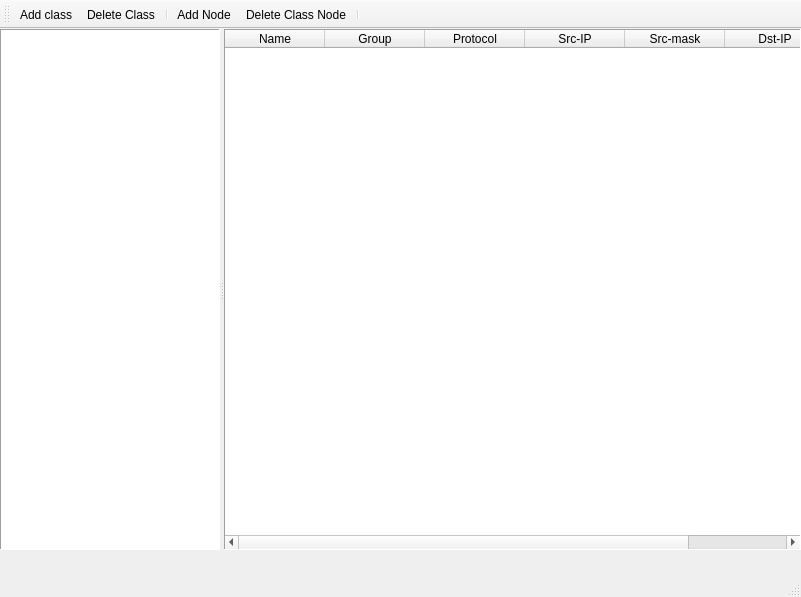
<ui version="4.0" >
 <class>MainWindow</class>
 <widget class="QMainWindow" name="MainWindow" >
  <property name="geometry" >
   <rect>
    <x>0</x>
    <y>0</y>
    <width>801</width>
    <height>597</height>
   </rect>
  </property>
  <property name="windowTitle" >
   <string>MainWindow</string>
  </property>
  <widget class="QWidget" name="centralwidget" >
   <widget class="QFrame" name="frame" >
    <property name="geometry" >
     <rect>
      <x>157</x>
      <y>1</y>
      <width>16</width>
      <height>519</height>
     </rect>
    </property>
    <property name="frameShape" >
     <enum>QFrame::StyledPanel</enum>
    </property>
    <property name="frameShadow" >
     <enum>QFrame::Raised</enum>
    </property>
   </widget>
   <widget class="QWidget" name="" >
    <property name="geometry" >
     <rect>
      <x>0</x>
      <y>0</y>
      <width>2</width>
      <height>2</height>
     </rect>
    </property>
    <layout class="QHBoxLayout" />
   </widget>
   <widget class="QSplitter" name="splitter" >
    <property name="geometry" >
     <rect>
      <x>0</x>
      <y>0</y>
      <width>801</width>
      <height>521</height>
     </rect>
    </property>
    <property name="orientation" >
     <enum>Qt::Horizontal</enum>
    </property>
    <widget class="QListWidget" name="listWidget" >
     <property name="maximumSize" >
      <size>
       <width>220</width>
       <height>16777215</height>
      </size>
     </property>
     <property name="baseSize" >
      <size>
       <width>0</width>
       <height>0</height>
      </size>
     </property>
     <property name="mouseTracking" >
      <bool>true</bool>
     </property>
     <property name="acceptDrops" >
      <bool>true</bool>
     </property>
     <property name="frameShape" >
      <enum>QFrame::Panel</enum>
     </property>
     <property name="frameShadow" >
      <enum>QFrame::Sunken</enum>
     </property>
    </widget>
    <widget class="QTableWidget" name="tableWidget" >
     <property name="frameShape" >
      <enum>QFrame::Panel</enum>
     </property>
     <property name="frameShadow" >
      <enum>QFrame::Sunken</enum>
     </property>
     <property name="lineWidth" >
      <number>1</number>
     </property>
     <property name="selectionMode" >
      <enum>QAbstractItemView::SingleSelection</enum>
     </property>
     <property name="selectionBehavior" >
      <enum>QAbstractItemView::SelectRows</enum>
     </property>
     <property name="verticalScrollMode" >
      <enum>QAbstractItemView::ScrollPerPixel</enum>
     </property>
     <property name="horizontalScrollMode" >
      <enum>QAbstractItemView::ScrollPerPixel</enum>
     </property>
     <column>
      <property name="text" >
       <string>Name</string>
      </property>
     </column>
     <column>
      <property name="text" >
       <string>Group</string>
      </property>
     </column>
     <column>
      <property name="text" >
       <string>Protocol</string>
      </property>
     </column>
     <column>
      <property name="text" >
       <string>Src-IP</string>
      </property>
     </column>
     <column>
      <property name="text" >
       <string>Src-mask</string>
      </property>
     </column>
     <column>
      <property name="text" >
       <string>Dst-IP</string>
      </property>
     </column>
     <column>
      <property name="text" >
       <string>Dst-Mask</string>
      </property>
     </column>
    </widget>
   </widget>
  </widget>
  <widget class="QMenuBar" name="menubar" >
   <property name="geometry" >
    <rect>
     <x>0</x>
     <y>0</y>
     <width>801</width>
     <height>21</height>
    </rect>
   </property>
  </widget>
  <widget class="QStatusBar" name="statusbar" />
  <widget class="QToolBar" name="toolBar" >
   <property name="windowTitle" >
    <string>toolBar</string>
   </property>
   <attribute name="toolBarArea" >
    <enum>TopToolBarArea</enum>
   </attribute>
   <attribute name="toolBarBreak" >
    <bool>false</bool>
   </attribute>
   <addaction name="addClassAction" />
   <addaction name="delClassAction" />
   <addaction name="separator" />
   <addaction name="addClassNodeAction" />
   <addaction name="delClassNodeAction" />
   <addaction name="separator" />
  </widget>
  <action name="addClassAction" >
   <property name="icon" >
    <iconset>images/add.png</iconset>
   </property>
   <property name="text" >
    <string>Add class</string>
   </property>
  </action>
  <action name="delClassAction" >
   <property name="icon" >
    <iconset>images/del.png</iconset>
   </property>
   <property name="text" >
    <string>Delete Class</string>
   </property>
  </action>
  <action name="addClassNodeAction" >
   <property name="icon" >
    <iconset>images/add.png</iconset>
   </property>
   <property name="text" >
    <string>Add Node</string>
   </property>
  </action>
  <action name="delClassNodeAction" >
   <property name="icon" >
    <iconset>images/del.png</iconset>
   </property>
   <property name="text" >
    <string>Delete Class Node</string>
   </property>
  </action>
 </widget>
 <resources/>
 <connections/>
</ui>
